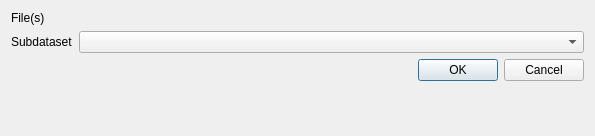
<?xml version="1.0" encoding="UTF-8"?>
<ui version="4.0">
 <class>Dialog</class>
 <widget class="QDialog" name="Dialog">
  <property name="geometry">
   <rect>
    <x>0</x>
    <y>0</y>
    <width>595</width>
    <height>136</height>
   </rect>
  </property>
  <property name="windowTitle">
   <string>Add Sentinel 2 Products</string>
  </property>
  <layout class="QFormLayout" name="formLayout">
   <item row="0" column="0">
    <widget class="QLabel" name="label">
     <property name="text">
      <string>File(s)</string>
     </property>
    </widget>
   </item>
   <item row="0" column="1">
    <widget class="QgsFileWidget" name="mQgsFileWidget">
     <property name="dialogTitle">
      <string>Sentinel File(s)</string>
     </property>
     <property name="filter">
      <string>*MTD_MSIL*.xml</string>
     </property>
     <property name="storageMode">
      <enum>QgsFileWidget::GetMultipleFiles</enum>
     </property>
    </widget>
   </item>
   <item row="1" column="0">
    <widget class="QLabel" name="label_2">
     <property name="text">
      <string>Subdataset</string>
     </property>
    </widget>
   </item>
   <item row="1" column="1">
    <widget class="QComboBox" name="cbSubDataSet"/>
   </item>
   <item row="2" column="0" colspan="2">
    <widget class="QDialogButtonBox" name="buttonBox">
     <property name="orientation">
      <enum>Qt::Horizontal</enum>
     </property>
     <property name="standardButtons">
      <set>QDialogButtonBox::Cancel|QDialogButtonBox::Ok</set>
     </property>
    </widget>
   </item>
  </layout>
 </widget>
 <customwidgets>
  <customwidget>
   <class>QgsFileWidget</class>
   <extends>QWidget</extends>
   <header>qgsfilewidget.h</header>
  </customwidget>
 </customwidgets>
 <resources/>
 <connections>
  <connection>
   <sender>buttonBox</sender>
   <signal>accepted()</signal>
   <receiver>Dialog</receiver>
   <slot>accept()</slot>
   <hints>
    <hint type="sourcelabel">
     <x>229</x>
     <y>85</y>
    </hint>
    <hint type="destinationlabel">
     <x>157</x>
     <y>135</y>
    </hint>
   </hints>
  </connection>
  <connection>
   <sender>buttonBox</sender>
   <signal>rejected()</signal>
   <receiver>Dialog</receiver>
   <slot>reject()</slot>
   <hints>
    <hint type="sourcelabel">
     <x>297</x>
     <y>91</y>
    </hint>
    <hint type="destinationlabel">
     <x>286</x>
     <y>135</y>
    </hint>
   </hints>
  </connection>
 </connections>
</ui>
